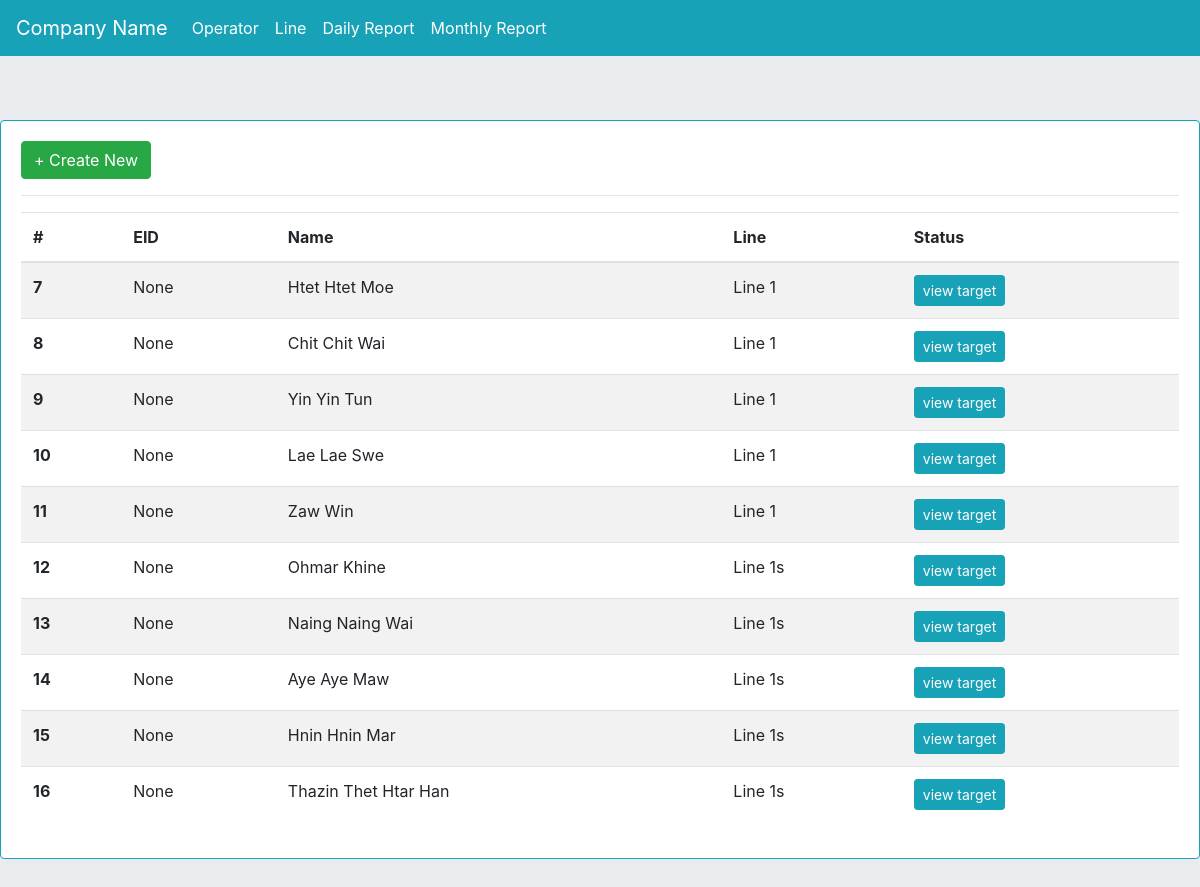
Page /operatorlist/ on the committed database.
### myapp/models.py (models this page shows, shortened)
class operator(models.Model):
    name = models.CharField(max_length=255)
    line = models.ForeignKey(line, on_delete=models.CASCADE)
    employee_code = models.CharField(max_length=255, blank=True, null=True)
    burmese = models.CharField(max_length=255, blank=True, null=True)
    daily_target = models.PositiveIntegerField(default=0)
    status = models.BooleanField(default=False)

class line(models.Model):
    line_name = models.CharField(max_length=255)
    target = models.PositiveIntegerField(default=0)
    def __str__(self):
        return self.line_name

### myapp/views.py (the view)
# urls.py: path('operatorlist/', views.operatorlist, name='operatorlist'),
def operatorlist(request):
    op = operator.objects.all()
    form = OptForm()
    context = {'op':op, 'form':form}
    return render(request, 'operatorlist.html', context)

### templates/operatorlist.html (shortened to what this page needs)
{% extends 'base.html' %}
{% block content %}
<div class="card border-info mb-3">
  <div class="card-body">
<button type="button" class="btn btn-success" data-toggle="modal" data-target="#createNewInv">
  + Create New
</button>
<hr>
<table class="table table-striped" id="operatorlist">
  <thead>
    <tr>
      <th scope="col">#</th>
      <th scope="col">EID</th>
      <th scope="col">Name</th>
      <th scope="col">Line</th>
      <th scope="col">Status</th>
    </tr>
  </thead>
  <tbody>
  	{% for i in op %}
    <tr>
      <th scope="row">{{i.id}}</th>
      <td>{{i.employee_code}}</td>
      <td>{{i.name}}</td>
      <td>{{i.line}}</td>
      <td>
      	<a href="{% url 'myapp:daily_rep_filter_operator' i.id %}" class="btn btn-sm btn-info">view target</a>
      </td>
    </tr>
    {% endfor %}
  </tbody>
</table>
  </div>
</div>
{% endblock content %}

### rows in the picture
operator: id "7", employee_code "None", name "Htet Htet Moe", line "Line 1"
operator: id "8", employee_code "None", name "Chit Chit Wai", line "Line 1"
operator: id "9", employee_code "None", name "Yin Yin Tun", line "Line 1"
operator: id "10", employee_code "None", name "Lae Lae Swe", line "Line 1"
operator: id "11", employee_code "None", name "Zaw Win", line "Line 1"
operator: id "12", employee_code "None", name "Ohmar Khine", line "Line 1s"
operator: id "13", employee_code "None", name "Naing Naing Wai", line "Line 1s"
operator: id "14", employee_code "None", name "Aye Aye Maw", line "Line 1s"
operator: id "15", employee_code "None", name "Hnin Hnin Mar", line "Line 1s"
operator: id "16", employee_code "None", name "Thazin Thet Htar Han", line "Line 1s"
